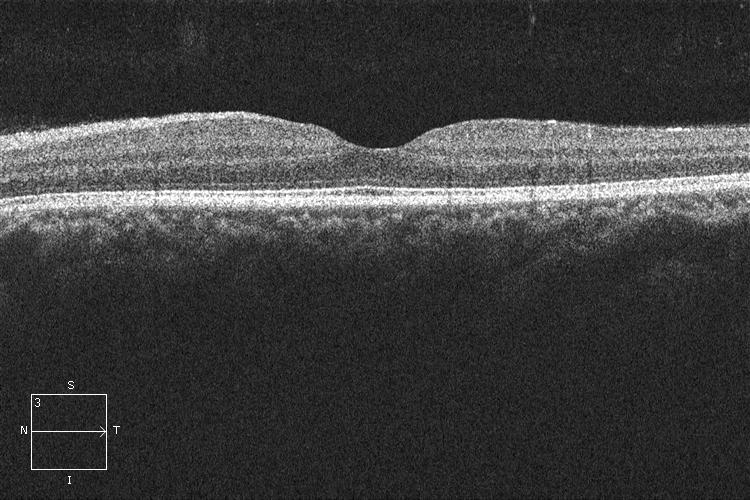
#> input picture NORMAL1.jpeg, 750 x 500 px
$ jupyter execute OCT_reconstruction_3.ipynb
#> lines starting #> are read from the running program, lines starting #| are printed output that depends on the picture
[cell 1]
import numpy as np
from scipy.fftpack import dct
from skimage.io import imread, imshow
from skimage.measure import shannon_entropy
import matplotlib.pyplot as plt

[cell 2]
X = imread("NORMAL1.jpeg")
#> X is the input picture: shape (500, 750, 3); min 0, max 255, mean 61.3
#Taking the first of the 3 channels, as they are all the same.
X = X[:,:,0]
#> X: shape (500, 750)
h, w = X.shape
#> h = 500; w = 750
imshow(X)

[cell 3]
compression_factor = 2
# mask = np.zeros((h,w))
# mask[:,np.arange(0, w, compression_factor)] = 1
mask = np.random.randint(2, size=(h,w))
D = X*mask
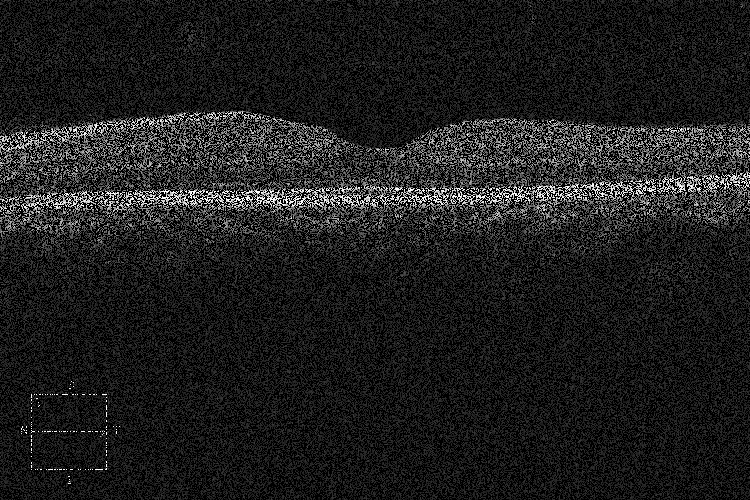
#> D: shape (500, 750) int64; min 0, max 255, mean 30.7
plt.imshow(X*mask, cmap="gray")

[cell 4]
# B1, S, B2t = np.linalg.svd(D, full_matrices=True)
B1 = dct(np.eye(h), norm='ortho', axis=0).T
B2t = dct(np.eye(w), norm='ortho', axis=0)
W = np.linalg.inv(B1) @ D @ np.linalg.inv(B2t)
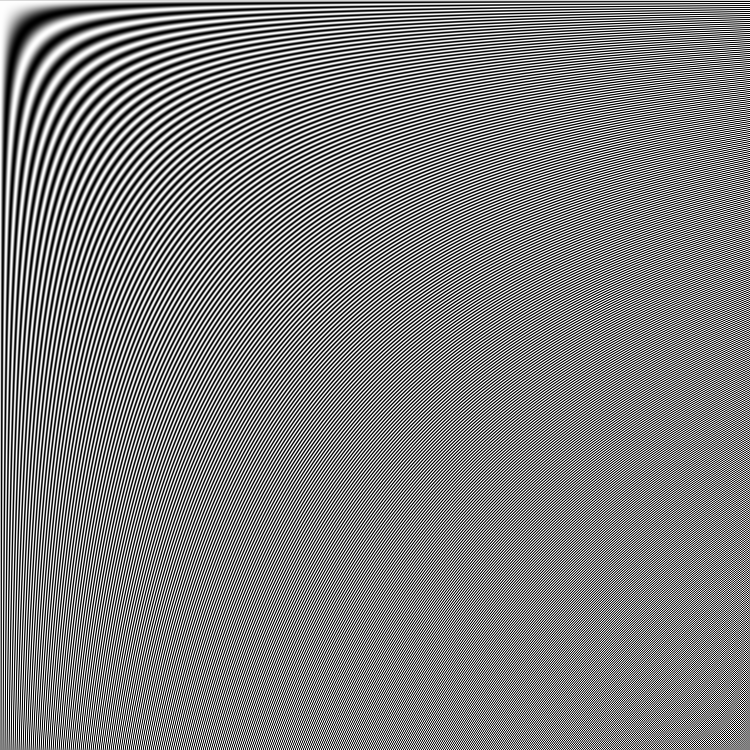
#> B2t: shape (750, 750) float64; min -0.0516, max 0.0516, mean 4.87e-05; drawn with min black and max white
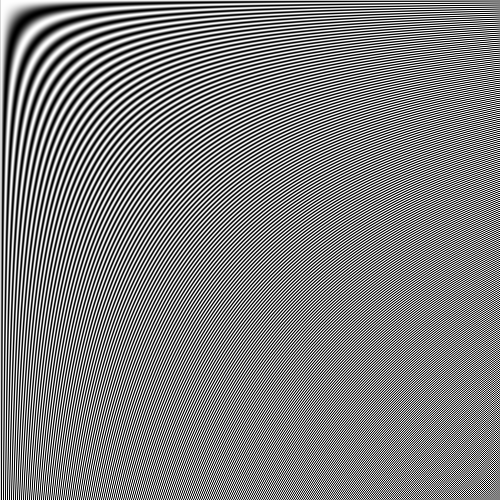
#> B1: shape (500, 500) float64; min -0.0632, max 0.0632, mean 8.94e-05; drawn with min black and max white
tau = 1
a = 1.5
# plt.imshow(B1 @ W @ B2t)
